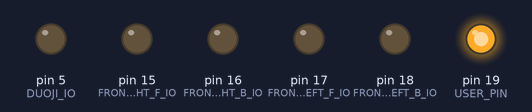
This sketch was run on a simulated Arduino Uno, built with avr-gcc and run on an emulated ATmega328P. Shown: output pins drawn as LEDs (lit = HIGH).

Above: at 0.4 s.
At 64.56 s:
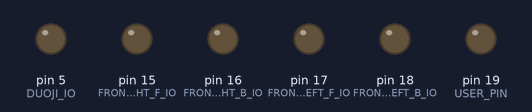
Timing chart, 0 to 64.9 s (numbered marks = the images above):
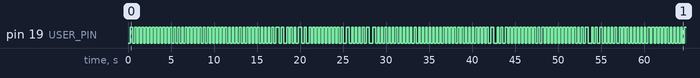

The sketch:

smartcar.ino
```cpp
/********************************* 深圳市航太电子有限公司 *******************************
* 实 验 名 ：小车红外+蓝牙遥控实验
* 实验说明 ：同时支持使用红外遥控和蓝牙来控制小车运动
* 实验平台 ：流星5号、arduino UNO R3
* 连接方式 ：请参考interface.h文件
* 注    意 ：指令必须连续发送才会使小车动作，若停止发送指令，则小车会停止
* 作    者 ：航太电子产品研发部    QQ ：1909197536
* 店    铺 ：http://shop120013844.taobao.com/
****************************************************************************************/

//#include <MsTimer2.h>
#include "interface.h"
#include <IRremote.h>
#include <Timer.h>//红外占用了timer2，这里我们使用软件定时器

//变量定义
int timer_count;
unsigned int speed_count;//占空比计数器 50次一周期
char front_left_speed_duty;
char front_right_speed_duty;
char behind_left_speed_duty;
char behind_right_speed_duty;
unsigned char tick_5ms = 0;//5ms计数器，作为主函数的基本周期
unsigned char tick_1ms = 0;//1ms计数器，作为电机的基本计数器
unsigned char tick_200ms = 0;
unsigned char switch_flag=0;

IRrecv irrecv(IRIN);
decode_results results;
Timer t;
char ir_rec_flag;
char bt_rec_flag;

char ctrl_comm;//控制指令
unsigned char continue_time = 0;

//函数声明
void CarMove();
void CarGo();
void CarBack();
void CarLeft();
void CarRight();
void CarStop();

#if 1

//根据占空比驱动电机转动
void CarMove()
{
	//左前轮
	if(front_left_speed_duty > 0)//向前
	{
		if(speed_count < front_left_speed_duty)
		{
			FRONT_LEFT_GO;
		}else
		{
			FRONT_LEFT_STOP;
		}
	}
	else if(front_left_speed_duty < 0)//向后
	{
		if(speed_count < (-1)*front_left_speed_duty)
		{
			FRONT_LEFT_BACK;
		}else
		{
			FRONT_LEFT_STOP;
		}
	}
	else                //停止
	{
		FRONT_LEFT_STOP;
	}

	//右前轮
	if(front_right_speed_duty > 0)//向前
	{
		if(speed_count < front_right_speed_duty)
		{
			FRONT_RIGHT_GO;
		}else                //停止
		{
			FRONT_RIGHT_STOP;
		}
	}
	else if(front_right_speed_duty < 0)//向后
	{
		if(speed_count < (-1)*front_right_speed_duty)
		{
			FRONT_RIGHT_BACK;
		}else                //停止
		{
			FRONT_RIGHT_STOP;
		}
	}
	else                //停止
	{
		FRONT_RIGHT_STOP;
	}
}

//向前
void CarGo()
{
	front_left_speed_duty=SPEED_DUTY;
	front_right_speed_duty=SPEED_DUTY;
}

//后退
void CarBack()
{
	front_left_speed_duty=-SPEED_DUTY;
	front_right_speed_duty=-SPEED_DUTY;
}

//向左
void CarLeft()
{
	front_left_speed_duty=0;
	front_right_speed_duty=SPEED_DUTY;
}

//向右
void CarRight()
{
	front_left_speed_duty=SPEED_DUTY;
	front_right_speed_duty=0;
}

//停止
void CarStop()
{
	front_left_speed_duty=0;
	front_right_speed_duty=0;
}

#endif

void IOInit()
{
	//用户LED
	pinMode(USER_PIN, OUTPUT);
	//KEY
	pinMode(KEY_L, INPUT_PULLUP);
	pinMode(KEY_H, INPUT);
	//红外
	pinMode(IRIN, INPUT);
	//超声波
	pinMode(Echo, INPUT);
	pinMode(Trig, OUTPUT);
	//电机
	pinMode(FRONT_LEFT_F_IO, OUTPUT);
	pinMode(FRONT_LEFT_B_IO, OUTPUT);
	pinMode(FRONT_RIGHT_F_IO, OUTPUT);
	pinMode(FRONT_RIGHT_B_IO, OUTPUT);
	//循迹
	pinMode(SEARCH_M_IO, INPUT);
	pinMode(SEARCH_R_IO, INPUT);
	pinMode(SEARCH_L_IO, INPUT);
	//避障
	pinMode(VOID_R_PIN, INPUT);
	pinMode(VOID_L_PIN, INPUT);
	//舵机
	pinMode(DUOJI_IO, OUTPUT);
	//测速
	pinMode(FRONT_RIGHT_S_IO, INPUT);
	pinMode(FRONT_LEFT_S_IO, INPUT);

}

//中断处理函数，改变灯的状态
void flash()
{
	tick_5ms++;
	speed_count++;
	if(speed_count >= 50)//50ms周期 //modfied by LC 2015.09.12 9:56
	{
		speed_count = 0;
	}
	CarMove();
}

void setup() {
	Serial.begin(9600);
	IOInit();
	//MsTimer2::set(1, flash);   // 中断设置函数，每 1ms 进入一次中断
	//MsTimer2::start();   //开始计时
	t.every(1,flash);
	irrecv.enableIRIn(); // Start the receiver
	CarStop();
}

void loop() {
	//指令接收部分
	if (irrecv.decode(&results))
	{
		unsigned int value_temp;
		continue_time = 40;
		value_temp = (results.value & 0xffff);//取后16位
		if(value_temp != 0xffff)
		{
			if((value_temp & 0xff00)>>8 == ( ~(value_temp & 0xff) & 0xff))//校验
			{
				int ctrl_comm_temp = (value_temp & 0xff00)>>8 & 0xff;
				ir_rec_flag = 1;
				switch(ctrl_comm_temp)//指令转换
				{
				case 0x02: ctrl_comm = COMM_STOP; break;
				case 0x62: ctrl_comm = COMM_UP; break;
				case 0xA8: ctrl_comm = COMM_DOWN; break;
				case 0xC2: ctrl_comm = COMM_RIGHT; break;
				case 0x22: ctrl_comm = COMM_LEFT; break;
				default: break;
				}
			}
			//Serial.println(ctrl_comm,HEX);
		}
		irrecv.resume(); // Receive the next value
	}

	  // 读取串口发送的信息:
    if (Serial.available() > 0)
	{
		char inChar;
		inChar = Serial.read();
	    if(ctrl_comm != inChar || continue_time == 1)
		{
			bt_rec_flag = 1;
			ctrl_comm = inChar;
		}
        continue_time = 40;//更新持续时间
    }

	t.update();

	//执行部分
	if(tick_5ms >= 5)
	{
		tick_5ms = 0;
		tick_200ms++;
		if(tick_200ms >= 40)
		{
			tick_200ms = 0;
			if(switch_flag)
			{
				LED_ON;
				switch_flag = 0;
			}else
			{
				LED_OFF;
				switch_flag = 1;
			}
		}
		continue_time--;//200ms 无接收指令就停车
		if(continue_time == 0)
		{
			continue_time = 1;
			CarStop();
		}
		//do something
		if(ir_rec_flag == 1 || bt_rec_flag == 1)//接收到蓝牙信号
		{
			ir_rec_flag = 0;
			bt_rec_flag = 0;
			switch(ctrl_comm)
			{
			case COMM_UP:    CarGo();break;
			case COMM_DOWN:  CarBack();break;
			case COMM_LEFT:  CarLeft();break;
			case COMM_RIGHT: CarRight();break;
			case COMM_STOP:  CarStop();break;
				default : break;
			}
		}
	}
}
```

interface.h
```cpp
#ifndef __INTERFACE_H_
#define __INTERFACE_H_

#include <Arduino.h>
//IO 接口定义

//用户LED
int USER_PIN = 19;
#define LED_ON digitalWrite(USER_PIN , LOW)
#define LED_OFF digitalWrite(USER_PIN , HIGH)
//用户KEY
int KEY_L = 14;
int KEY_H = 13;
#define KEY_L_BIT digitalRead(KEY_L)
#define KEY_H_BIT digitalRead(KEY_H)

#define KEY_L_DOWN 0
#define KEY_H_DOWN 1
//蓝牙
//int Rx = 0;
//int Tx= 1;

//红外遥控
int IRIN = 4;

//超声波模块
int Echo = 2;
int Trig = 3;

//电机驱动
int FRONT_LEFT_F_IO =  17; //左前前进IO
int FRONT_LEFT_B_IO =  18; //左前后退IO

int FRONT_RIGHT_F_IO =  15; //右前前进IO
int FRONT_RIGHT_B_IO =  16; //右前后退IO

//红外循迹
int SEARCH_M_IO = 9;//中间循迹IO
int SEARCH_R_IO = 8;//右循迹IO
int SEARCH_L_IO = 7;//左循迹IO
#define BLACK_AREA 1
#define WHITE_AREA 0
#define SEARCH_M_BIT digitalRead(SEARCH_M_IO)
#define SEARCH_R_BIT digitalRead(SEARCH_R_IO)
#define SEARCH_L_BIT digitalRead(SEARCH_L_IO)

//循迹避障
int VOID_R_PIN = 10;
int VOID_L_PIN = 6;
#define VOID_R_BIT digitalRead(VOID_R_PIN)
#define VOID_L_BIT digitalRead(VOID_L_PIN)
#define BARRIER_Y 0 //有障碍物
#define BARRIER_N 1  //无障碍物

//舵机IO
int DUOJI_IO = 5;

//速度码盘反馈
int FRONT_RIGHT_S_IO =  11; //右前前进IO
int FRONT_LEFT_S_IO =  12; //左前前进IO
#define FRONT_RIGHT_S_BIT digitalRead(FRONT_RIGHT_S_IO)
#define FRONT_LEFT_S_BIT digitalRead(FRONT_LEFT_S_IO)

//电机运动控制

//左前
#define FRONT_LEFT_GO    digitalWrite(FRONT_LEFT_F_IO , 0) ; digitalWrite(FRONT_LEFT_B_IO , 1)//前进
#define FRONT_LEFT_BACK  digitalWrite(FRONT_LEFT_F_IO , 1); digitalWrite(FRONT_LEFT_B_IO , 0)//后退
#define FRONT_LEFT_STOP  digitalWrite(FRONT_LEFT_F_IO , 0); digitalWrite(FRONT_LEFT_B_IO , 0)//停止

//右前
#define FRONT_RIGHT_GO     digitalWrite(FRONT_RIGHT_F_IO , 0);digitalWrite(FRONT_RIGHT_B_IO , 1)
#define FRONT_RIGHT_BACK   digitalWrite(FRONT_RIGHT_F_IO , 1);digitalWrite(FRONT_RIGHT_B_IO , 0)
#define FRONT_RIGHT_STOP   digitalWrite(FRONT_RIGHT_F_IO , 0);digitalWrite(FRONT_RIGHT_B_IO , 0)

#define SPEED_DUTY 40//默认占空比 按1ms最小分辨率 周期50ms计算 40 /50  80%

//指令定义
//#define COMM_STOP  0x02//停止
//#define COMM_UP    0x62//前进
//#define COMM_DOWN  0xA8//后退
//#define COMM_RIGHT 0xC2//右转
//#define COMM_LEFT  0x22//左转

#define COMM_STOP  'I'//停止
#define COMM_UP    'A'//前进
#define COMM_DOWN  'B'//后退
#define COMM_RIGHT 'D'//右转
#define COMM_LEFT  'C'//左转

#endif
```

Measured:
- by itself, pin 19 (USER_PIN): moves between LOW and HIGH, repeating every 49.8 s
- by itself, everything shown: repeats every 49.8 s, in 224 steps
